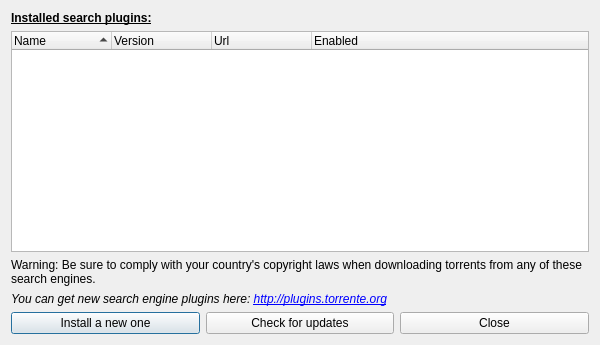
<?xml version="1.0" encoding="UTF-8"?>
<ui version="4.0">
 <class>PluginSelectDialog</class>
 <widget class="QDialog" name="PluginSelectDialog">
  <property name="geometry">
   <rect>
    <x>0</x>
    <y>0</y>
    <width>600</width>
    <height>345</height>
   </rect>
  </property>
  <property name="acceptDrops">
   <bool>true</bool>
  </property>
  <property name="windowTitle">
   <string>Search plugins</string>
  </property>
  <layout class="QVBoxLayout" name="pluginSelectLayout">
   <item>
    <widget class="QLabel" name="lbl_plugins">
     <property name="font">
      <font>
       <weight>75</weight>
       <bold>true</bold>
       <underline>true</underline>
      </font>
     </property>
     <property name="text">
      <string>Installed search plugins:</string>
     </property>
    </widget>
   </item>
   <item>
    <widget class="QTreeWidget" name="pluginsTree">
     <property name="contextMenuPolicy">
      <enum>Qt::CustomContextMenu</enum>
     </property>
     <property name="selectionMode">
      <enum>QAbstractItemView::ExtendedSelection</enum>
     </property>
     <property name="uniformRowHeights">
      <bool>true</bool>
     </property>
     <property name="itemsExpandable">
      <bool>false</bool>
     </property>
     <property name="sortingEnabled">
      <bool>true</bool>
     </property>
     <column>
      <property name="text">
       <string>Name</string>
      </property>
     </column>
     <column>
      <property name="text">
       <string>Version</string>
      </property>
     </column>
     <column>
      <property name="text">
       <string>Url</string>
      </property>
     </column>
     <column>
      <property name="text">
       <string>Enabled</string>
      </property>
     </column>
     <column>
      <property name="text">
       <string/>
      </property>
     </column>
    </widget>
   </item>
   <item>
    <widget class="QLabel" name="label">
     <property name="text">
      <string>Warning: Be sure to comply with your country's copyright laws when downloading torrents from any of these search engines.</string>
     </property>
     <property name="wordWrap">
      <bool>true</bool>
     </property>
    </widget>
   </item>
   <item>
    <widget class="QLabel" name="getNewPlugin_lbl">
     <property name="font">
      <font>
       <italic>true</italic>
      </font>
     </property>
     <property name="text">
      <string>You can get new search engine plugins here: &lt;a href=&quot;http://plugins.torrente.org&quot;&gt;http://plugins.torrente.org&lt;/a&gt;</string>
     </property>
     <property name="openExternalLinks">
      <bool>true</bool>
     </property>
    </widget>
   </item>
   <item>
    <layout class="QHBoxLayout" name="layout1">
     <item>
      <widget class="QPushButton" name="installButton">
       <property name="text">
        <string>Install a new one</string>
       </property>
      </widget>
     </item>
     <item>
      <widget class="QPushButton" name="updateButton">
       <property name="text">
        <string>Check for updates</string>
       </property>
      </widget>
     </item>
     <item>
      <widget class="QPushButton" name="closeButton">
       <property name="text">
        <string>Close</string>
       </property>
      </widget>
     </item>
    </layout>
   </item>
  </layout>
  <action name="actionEnable">
   <property name="checkable">
    <bool>true</bool>
   </property>
   <property name="text">
    <string>Enabled</string>
   </property>
  </action>
  <action name="actionUninstall">
   <property name="text">
    <string>Uninstall</string>
   </property>
  </action>
 </widget>
 <resources/>
 <connections/>
</ui>
